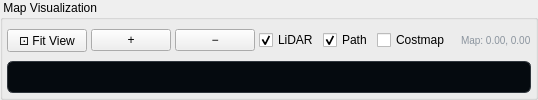
         <widget class="QGroupBox" name="grp_map">
          <property name="title"><string> Map Visualization</string></property>
          <layout class="QVBoxLayout">
           <property name="spacing"><number>4</number></property>
           <property name="leftMargin"><number>4</number></property>
     <property name="topMargin"><number>4</number></property>
     <property name="rightMargin"><number>4</number></property>
     <property name="bottomMargin"><number>4</number></property>

           <!-- Map toolbar -->
           <item>
            <layout class="QHBoxLayout">
             <property name="spacing"><number>4</number></property>
             <item>
              <widget class="QPushButton" name="btn_map_fit">
               <property name="text"><string>⊡ Fit View</string></property>
               <property name="maximumWidth"><number>80</number></property>
              </widget>
             </item>
             <item>
              <widget class="QPushButton" name="btn_map_zoom_in">
               <property name="text"><string>+</string></property>
               <property name="maximumWidth"><number>32</number></property>
              </widget>
             </item>
             <item>
              <widget class="QPushButton" name="btn_map_zoom_out">
               <property name="text"><string>−</string></property>
               <property name="maximumWidth"><number>32</number></property>
              </widget>
             </item>
             <item>
              <widget class="QCheckBox" name="chk_show_lidar">
               <property name="text"><string>LiDAR</string></property>
               <property name="checked"><bool>true</bool></property>
              </widget>
             </item>
             <item>
              <widget class="QCheckBox" name="chk_show_path">
               <property name="text"><string>Path</string></property>
               <property name="checked"><bool>true</bool></property>
              </widget>
             </item>
             <item>
              <widget class="QCheckBox" name="chk_show_costmap">
               <property name="text"><string>Costmap</string></property>
               <property name="checked"><bool>false</bool></property>
              </widget>
             </item>
             <item>
              <spacer><property name="orientation"><enum>Qt::Horizontal</enum></property></spacer>
             </item>
             <item>
              <widget class="QLabel" name="lbl_map_coords">
               <property name="text"><string>Map: 0.00, 0.00</string></property>
               <property name="styleSheet"><string notr="true">color: #8b949e; font-size: 10px;</string></property>
              </widget>
             </item>
            </layout>
           </item>

           <!-- Map canvas -->
           <item>
            <widget class="QFrame" name="map_frame">
             <property name="frameShape"><enum>QFrame::StyledPanel</enum></property>
             <property name="minimumHeight"><number>100</number></property>
             <property name="styleSheet">
              <string notr="true">
QFrame#map_frame {
    background-color: #050a0f;
    border: 1px solid #30363d;
    border-radius: 6px;
}
              </string>
             </property>
            </widget>
           </item>

          </layout>
         </widget>
